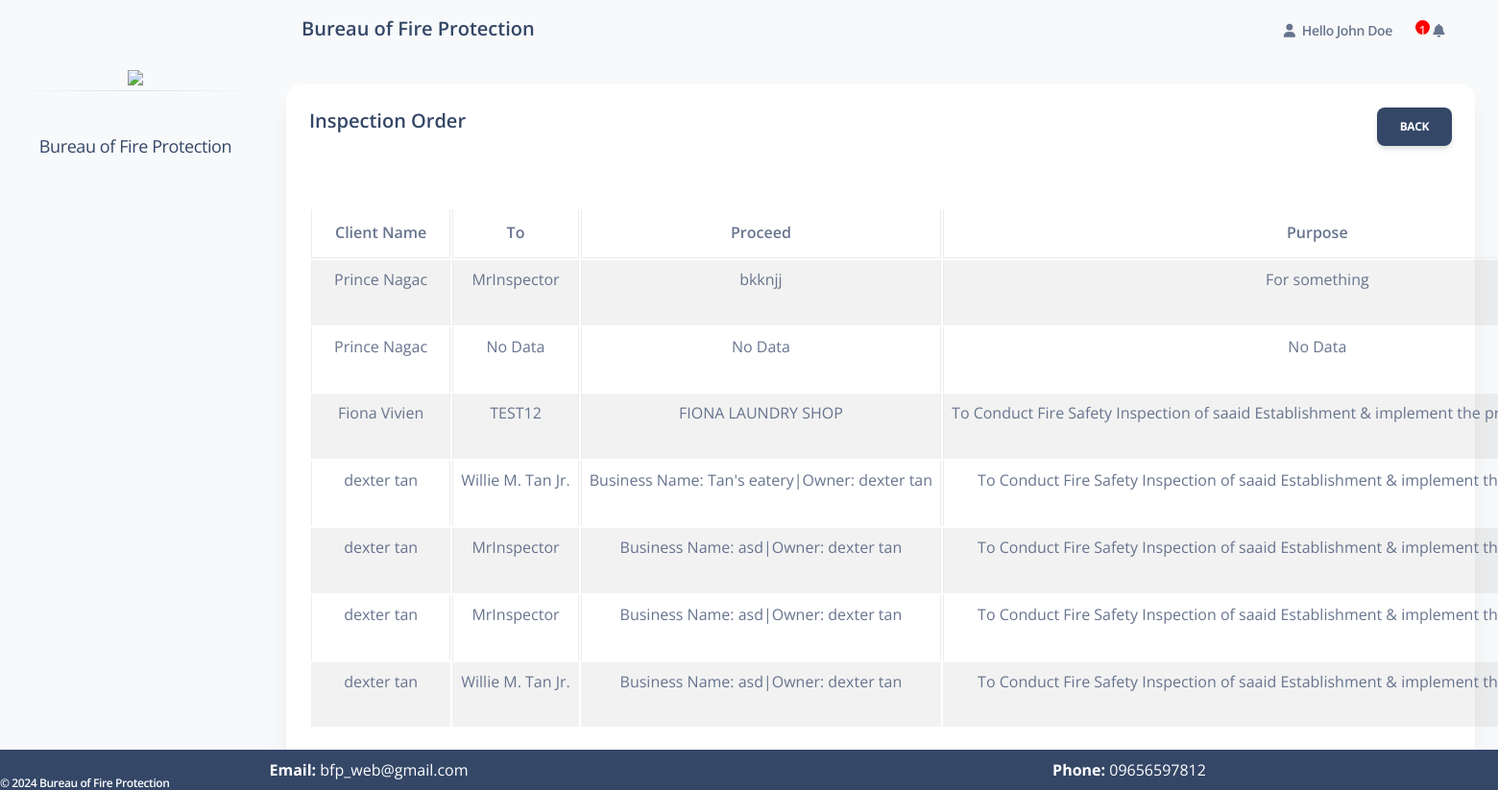
The app's page /employee/inspection_order_data.php (signed in) with its own data.
### tables this page shows
CREATE TABLE `request` (
  `id` int(11) NOT NULL,
  `user_id` int(10) NOT NULL,
  `owner_name` varchar(50) NOT NULL,
  `business_name` varchar(50) NOT NULL,
  `address` varchar(50) NOT NULL,
  `phone_num` varchar(50) NOT NULL,
  `upload_permit` varchar(100) NOT NULL,
  `date` date NOT NULL,
  `landmark` varchar(50) NOT NULL,
  `barangay` varchar(50) NOT NULL,
  `status` tinyint(1) NOT NULL DEFAULT 0 COMMENT '0 = employee check\r\n1 = Admin check\r\n2 = Confirmed by admin\r\n3 = Denied by Admin\r\n4= Client Re-input\r\n\r\n',
  `remarks` varchar(100) NOT NULL,
  `msg_send` varchar(3) NOT NULL DEFAULT '0' COMMENT '0 == no message sent, 1 == message sent\r\n3 = message sent while the request is denied\r\n',
  `inspection_name` varchar(100) DEFAULT NULL,
  `purpose_info` varchar(100) DEFAULT NULL,
  `created_at` datetime NOT NULL DEFAULT current_timestamp(),
  `proceed_info` varchar(100) DEFAULT NULL,
  `duration` varchar(100) DEFAULT NULL,
  `remarks_IO` varchar(500) DEFAULT NULL,
  `datetime_local` datetime DEFAULT NULL,
  `inspector_sched` varchar(5) NOT NULL DEFAULT '0' COMMENT '0= not scheduled , 1 = scheduled',
  `denied_remarks_IO` varchar(10) NOT NULL COMMENT '0 = not check, 1 = checked',
  `denied_owner_name` varchar(10) NOT NULL COMMENT '0 = not check, 1 = checked',
  `denied_business_name` varchar(10) NOT NULL COMMENT '0 = not check, 1 = checked',
  `denied_address` varchar(10) NOT NULL COMMENT '0 = not check, 1 = checked',
  `denied_phone_num` varchar(10) NOT NULL COMMENT '0 = not check, 1 = checked',
  `denied_upload_permit` varchar(10) NOT NULL COMMENT '0 = not check, 1 = checked',
  `denied_purpose_info` varchar(10) NOT NULL COMMENT '0 = not check, 1 = checked',
  `denied_landmark` varchar(10) NOT NULL COMMENT '0 = not check, 1 = checked',
  `denied_barangay` varchar(10) NOT NULL COMMENT '0 = not check, 1 = checked',
  `denied_remarks` varchar(10) NOT NULL COMMENT '0 = not check, 1 = checked',
  `denied_inspection_name` varchar(10) NOT NULL COMMENT '0 = not check, 1 = checked',
  `denied_proceed_info` varchar(10) NOT NULL COMMENT '0 = not check, 1 = checked',
  `denied_duration` varchar(10) NOT NULL COMMENT '0 = not check, 1 = checked',
  `updated_status` varchar(10) NOT NULL DEFAULT '0' COMMENT '1= The Denied Is Updated by the User',
  `reschedule_update` varchar(10) NOT NULL DEFAULT '0',
  `admin_confirm` varchar(5) NOT NULL DEFAULT '0'
);

CREATE TABLE `settings` (
  `id` int(11) UNSIGNED NOT NULL,
  `title` varchar(100) NOT NULL,
  `web_name` varchar(100) DEFAULT NULL,
  `domain` varchar(100) DEFAULT NULL,
  `sdescription` text DEFAULT NULL,
  `mdescription` varchar(100) DEFAULT NULL,
  `mkeyword` varchar(100) DEFAULT NULL,
  `email1` varchar(100) DEFAULT NULL,
  `email2` varchar(100) DEFAULT NULL,
  `phone1` varchar(100) DEFAULT NULL,
  `phone2` varchar(100) DEFAULT NULL,
  `address` varchar(100) DEFAULT NULL
);

### config/function.php (called while the page is built, shortened)
<?php
    require 'dbconn.php';
    function validate($inputData)
    {
        global $conn;
       $validateData = mysqli_real_escape_string($conn, $inputData);
       return trim($validateData);
    }
    function webSetting($columnName)
    {
        $setting = getByID('settings', 1);
        if($setting['status'] == 200){
            return $setting['data'][$columnName];
        }
    }
    function getAll($tableName)
    {
        global $conn;
        $table = validate($tableName);
        $query = "SELECT * FROM $table";
        $result = mysqli_query($conn, $query);
        return $result;
    }
    function getByID($tableName, $id){
        global $conn;
        $table = validate($tableName);
        $id = validate($id);
        $query = "SELECT * FROM $table WHERE id = '$id' LIMIT 1";
        $result = mysqli_query($conn, $query);
        if($result)
        {
            if(mysqli_num_rows($result) == 1)
            {
                $row = mysqli_fetch_array($result, MYSQLI_ASSOC);
                $response = [
                    'status' => 200,
                    'message' => 'Fetched Data',
                    'data' => $row
                ];
                return $response;
            }
            else
            {
                $response = [
                    'status' => 404,
                    'message' => 'No Data Has been Recorded'
                ];
                return $response;
            }
        }
        else
        {
            $response = [
                'status' => 500,
                'message' => 'Something Went Wrong'
            ];
            return $response;
        }
    }
?>

### employee/inspection_order_data.php (the view, shortened to what this page needs)
<?php
include('include/header.php'); ?>
<div class="row">
    <div class="col-md-12">
        <div class="card">
            <div class="card-header">
                <h5> Inspection Order
                <a href="index.php" class="btn btn-dark float-end">Back</a>
                </h5>
            </div>
            <div class="card-body">
                <?php
                if (isset($_GET['status']) && isset($_GET['status']) != '') {
                    $role = validate($_GET['status']);
                    $services = mysqli_query($conn, "SELECT * FROM request WHERE inspection_name ='$role' ORDER BY id DESC");
                } else {
                    $services = getAll('request');
                }
                if ($services) {
                    if (mysqli_num_rows($services) > 0) {
                ?>
                        <table id="myTable" class="table table-bordered table-striped">
                            <thead>
                                <tr>
                                    <th class="text-center">Client Name</th>
                                    <th class="text-center">To</th>
                                    <th class="text-center">Proceed</th>
                                    <th class="text-center">Purpose</th>
                                </tr>
                            </thead>
                            <tbody>
                                <?php
                                foreach ($services as $servicesItem) {
                                ?>
                                    <tr>
                                        <td class="text-center">
                                            <?php
                                            if($servicesItem['owner_name'] == ''){
                                            echo '<span > No Data </span>';
                                            }
                                            else{
                                               echo $servicesItem['owner_name'];
                                            }
                                             ?>
                                        </span></td>
                                        <td class="text-center">
                                        <?php
                                            if($servicesItem['inspection_name'] == ''){
                                            echo '<span > No Data </span>';
                                            }
                                            else{
                                              echo $servicesItem['inspection_name'];
                                            }
                                             ?>
                                    </span></td>
                                        <td class="text-center">
                                        <?php
                                            if($servicesItem['proceed_info'] == ''){
                                            echo '<span > No Data </span>';
                                            }
                                            else{
                                              echo $servicesItem['proceed_info'];
                                            }
                                             ?>
                                    </span></td>
                                        <td class="text-center">
                                        <?php
                                            if($servicesItem['purpose_info'] == ''){
                                            echo '<span > No Data </span>';
                                            }
                                            else{
                                              echo $servicesItem['purpose_info'];
                                            }
                                             ?>
                                        </span></td>
                                    </tr>
                                <?php
                                }
                                ?>
                            </tbody>
                        </table>
                <?php
                    } else {
                        echo '<h5>  No Client is Requesting Yet </h5>';
                    }
                } else {
                    echo '<h5> Something Went Wrong </h5>';
                }
                ?>
            </div>
        </div>
    </div>
</div>
<?php include('include/scripts.php'); ?>

### employee/include/scripts.php (shortened to what this page needs)
<div class="bg-dark " style=" position: fixed;
  left: 0;
  bottom: 0;
  width: 100%;
  color: white;
  text-align: center;">
   <div class="copyright text-center  text-xs text-muted text-xs-start " style = "position: fixed;  bottom:0;">
                <a  class="font-weight-bold text-white" target="_blank">
                   ©  Bureau of Fire Protection</a>
              </div>
    <div class="row">
      <div class="col-md-6 text-white">
       <p class = "text-center my-2"> <strong> Email: </strong> <?=webSetting('email1') ?? ''; ?></p>
      </div>
      <div class="col-md-6 text-white">
      <p class = "text-center my-2"> <strong> Phone: </strong> <?=webSetting('phone1') ?? ''; ?></p>
      </div>
      </div>
</div>
</body>
</html>

### records on screen
request: owner_name "Prince Nagac", inspection_name "MrInspector", proceed_info "bkknjj", purpose_info "For something"
request: owner_name "Prince Nagac", shows "No Data"
request: owner_name "Fiona Vivien", inspection_name "TEST12", proceed_info "FIONA LAUNDRY SHOP", purpose_info "To Conduct Fire Safety Inspection of saaid Establishment & implement the…"
request: owner_name "dexter tan", inspection_name "Willie M. Tan Jr.", proceed_info "Business Name: Tan's eatery|Owner: dexter tan", purpose_info "To Conduct Fire Safety Inspection of saaid Establishment & implement…"
request: owner_name "dexter tan", inspection_name "MrInspector", proceed_info "Business Name: asd|Owner: dexter tan", purpose_info "To Conduct Fire Safety Inspection of saaid Establishment & implement…"
request: owner_name "dexter tan", inspection_name "MrInspector", proceed_info "Business Name: asd|Owner: dexter tan", purpose_info "To Conduct Fire Safety Inspection of saaid Establishment & implement…"
request: owner_name "dexter tan", inspection_name "Willie M. Tan Jr.", proceed_info "Business Name: asd|Owner: dexter tan", purpose_info "To Conduct Fire Safety Inspection of saaid Establishment & implement…"
settings: email1 "bfp_web@gmail.com", phone1 "09656597812"

### other values on screen
$_SESSION['loggedInUser']['name'] "John Doe"
$count++ "1"
